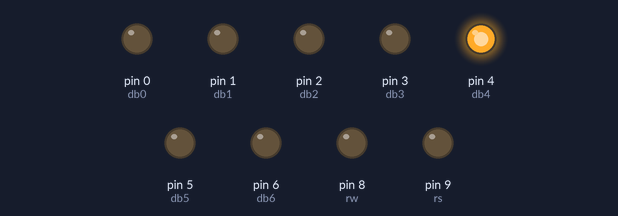
The sketch below on a simulated Arduino Uno, built with avr-gcc and run on an emulated ATmega328P. On the bench: output pins drawn as LEDs (lit = HIGH). Pins used as bus, display or sensor lines are not drawn.

Above: at 0.1 s.
Timing chart, 0 to 1.6 s (numbered marks = the images above):
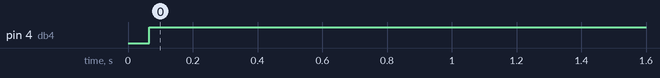

The sketch:

lab3_lcd_numpad.ino
```cpp
#define CLEAR				0b0000000001
#define CURSOR_HOME 0b0000000010

//Set the data pins
const int db0 = 0;
const int db1 = 1;
const int db2 = 2;
const int db3 = 3;
const int db4 = 4;
const int db5 = 5;
const int db6 = 6;
const int db7 = 7;
const int rw	= 8;
const int rs	= 9;

int character[8];

/*
	Function prototypes
*/
void initLCD();

void setup()
{
  /* add setup code here */
	pinMode(db0, OUTPUT);
	pinMode(db1, OUTPUT);
	pinMode(db2, OUTPUT);
	pinMode(db3, OUTPUT);
	pinMode(db4, OUTPUT);
	pinMode(db5, OUTPUT);
	pinMode(db6, OUTPUT);
	pinMode(db7, OUTPUT);
	pinMode(rw,	 OUTPUT);
	pinMode(rs,  OUTPUT);

	//Initialize the LCD
	initLCD();
}

void loop()
{

}
/**
 *Initialize the LCD and sets it to 4-bit mode
 */
void initLCD() {
	//Wait time > 15ms
	delay(20);
	digitalWrite(db4, HIGH);
	digitalWrite(db5, HIGH);
	digitalWrite(db6, LOW);
	digitalWrite(db7, LOW);
	digitalWrite(rw, LOW);
	digitalWrite(rs, LOW);
	//Wait time > 4.1ms
	delay(5);
	digitalWrite(db4, HIGH);
	digitalWrite(db5, HIGH);
	digitalWrite(db6, LOW);
	digitalWrite(db7, LOW);
	digitalWrite(rw, LOW);
	digitalWrite(rs, LOW);
	//Wait time > 100us
	delay(1);
	digitalWrite(db4, HIGH);
	digitalWrite(db5, HIGH);
	digitalWrite(db6, LOW);
	digitalWrite(db7, LOW);
	digitalWrite(rw, LOW);
	digitalWrite(rs, LOW);
	//No Wait
	digitalWrite(db4, LOW);
	digitalWrite(db5, HIGH);
	digitalWrite(db6, LOW);
	digitalWrite(db7, LOW);
	digitalWrite(rw, LOW);
	digitalWrite(rs, LOW);

	digitalWrite(db4, LOW);
	digitalWrite(db5, HIGH);
	digitalWrite(db6, LOW);
	digitalWrite(db7, LOW);
	digitalWrite(rw, LOW);
	digitalWrite(rs, LOW);

	//Sets it to two line 4 bit
	digitalWrite(db6, HIGH);
	digitalWrite(db7, HIGH);
	digitalWrite(rw, LOW);
	digitalWrite(rs, LOW);

	//Clear
	clear();

	//Set DDRAM address to 0
	digitalWrite(db4, LOW);
	digitalWrite(db5, LOW);
	digitalWrite(db6, LOW);
	digitalWrite(db7, HIGH);
	digitalWrite(rw, LOW);
	digitalWrite(rs, LOW);

	//Clear
	clear();

	//Set cursor
	digitalWrite(db4, HIGH);
	digitalWrite(db5, LOW);
	digitalWrite(db6, LOW);
	digitalWrite(db7, LOW);
	digitalWrite(rw, LOW);
	digitalWrite(rs, LOW);
}


void clear (){
  digitalWrite(rs, LOW);
  digitalWrite(rw, LOW);
  digitalWrite(db7, LOW);
  digitalWrite(db6, LOW);
  digitalWrite(db5, LOW);
  digitalWrite(db4, LOW);

  digitalWrite(rs, LOW);
  digitalWrite(rw, LOW);
  digitalWrite(db7, LOW);
  digitalWrite(db6, LOW);
  digitalWrite(db5, LOW);
  digitalWrite(db4, HIGH);
}

void writeStringLCD(){

}


//Write character to the LCD
void writeDataLCD(char c){
  int ascVal = c;
  decimal_to_binary(ascVal);
  digitalWrite(rs, HIGH);
  digitalWrite(rw, LOW);
  digitalWrite(db7, character[0]);
  digitalWrite(db6, character[1]);
  digitalWrite(db5, character[2]);
  digitalWrite(db4, character[3]);

  digitalWrite(rs, HIGH);
  digitalWrite(rw, LOW);
  digitalWrite(db7, character[4]);
  digitalWrite(db6, character[5]);
  digitalWrite(db5, character[6]);
  digitalWrite(db4, character[7]);
}

void decimal_to_binary(int n){
  int i;
  for (i = 0; i < 8; i++){
    if ( n % 2 == 0){
      character[7-i] = 0;
    }
    else {
      character[7-i] = 1;
    }
    n = n/2;
  }
}
```

Measured:
- by itself, pin 4 (db4): LOW → HIGH at 0.07 s
